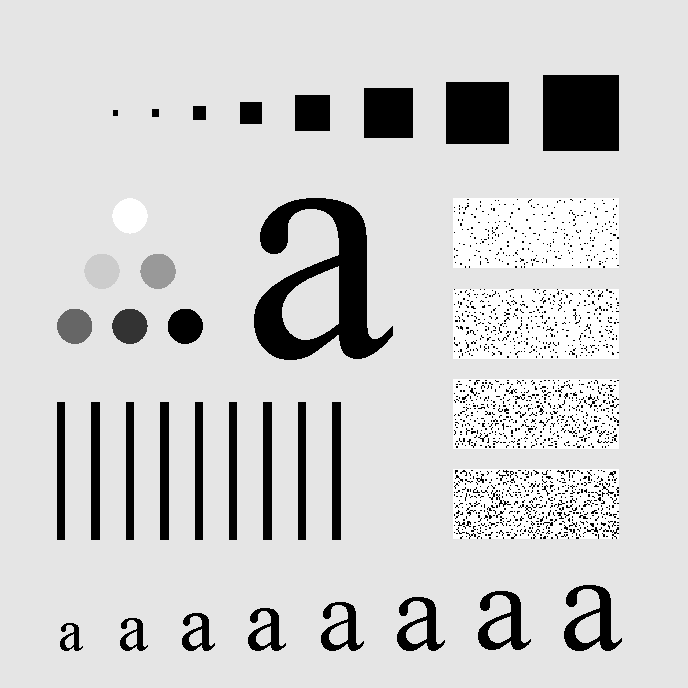
#> input picture ex1/ex21a.tif, 688 x 688 px
$ python main.py
#> lines starting #> are read from the running program, lines starting #| are printed output that depends on the picture
#!/usr/bin/env python
# coding: utf-8

# In[1]:


import matplotlib.pyplot as plt
from PIL import Image
from scipy.io import loadmat


# ## Task 1 - Image registration

# In[2]:


a = Image.open('ex21a.tif')
#> a is the input picture: PIL image 688x688 L; min 0, max 255, mean 207.3
b = Image.open('ex21b.tif')
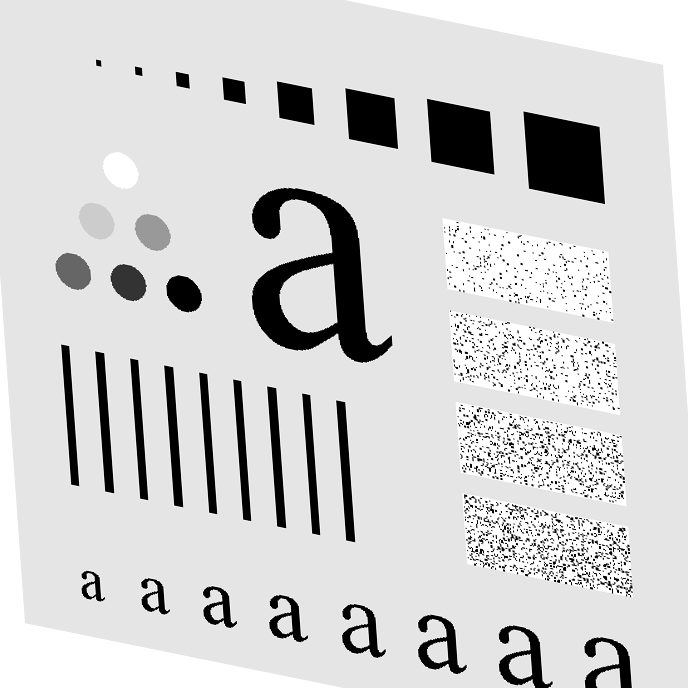
#> input picture ex1/ex21b.tif, 688 x 688 px
#> b is the input picture: PIL image 688x688 LA; mean R, G, B, A 192.1, 192.1, 192.1, 237.4


# In[3]:


a


# In[4]:


b


# In[5]:


from skimage.transform import estimate_transform, AffineTransform, warp
import numpy as np

img1 = np.array(a)
img2 = np.array(b)[...,0]
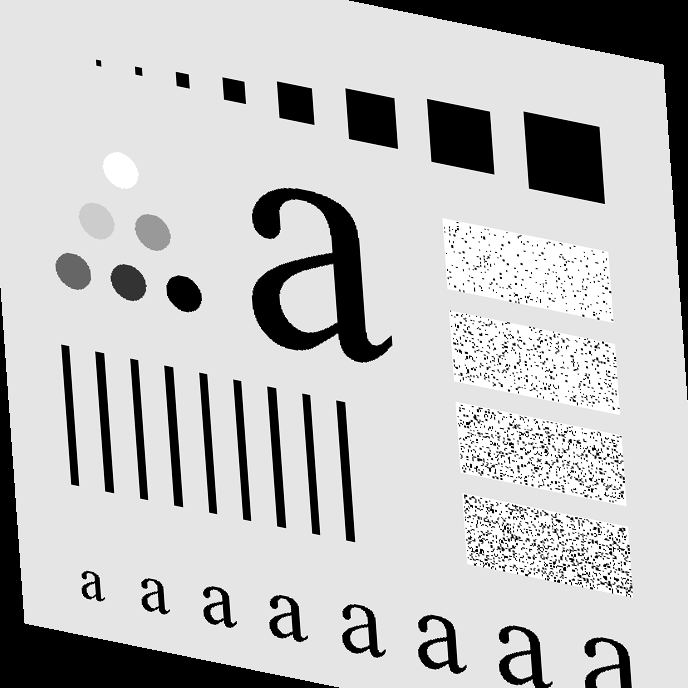
#> img2: shape (688, 688); min 0, max 255, mean 192.1


# In[42]:


from skimage.transform import estimate_transform
from skimage.transform import AffineTransform, warp

points1 = np.array([
  [327, 392], # tail end of a
  [540, 340], # end pipe down
  [151, 618],  # largest square br corner
  [640, 530], # second to last low a tail
])

points2 = np.array([
  [337, 391],
  [542, 354],
  [204, 604],
  [683, 551]
])

tfm = estimate_transform('affine', points1, points2)
img2_gen = (warp(img1, tfm.inverse) * 255).astype('uint8')
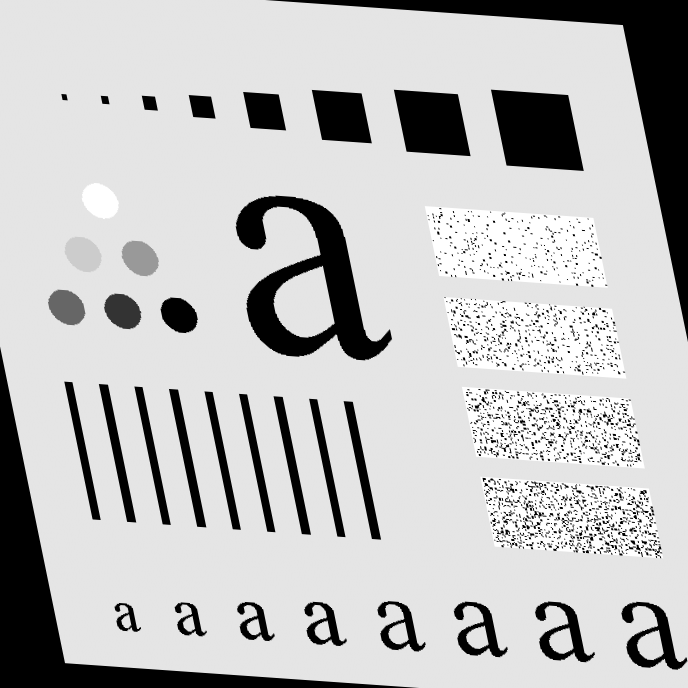
#> img2_gen: shape (688, 688); min 0, max 255, mean 191.3
plt.imshow(img2_gen != img2)


# ## Task 2

# In[72]:


#> (the run stopped early here; a loop or call above may not have finished)
